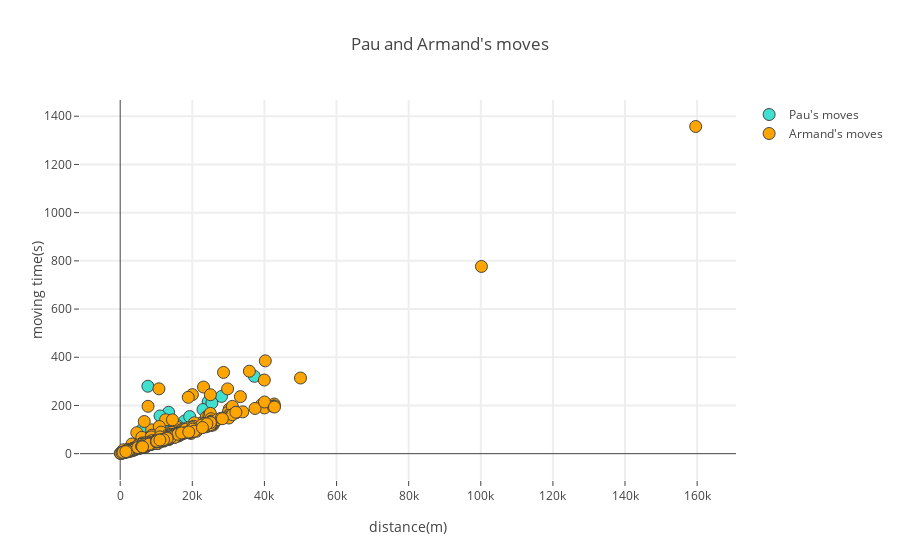

Here is the notebook cell this chart was saved with:
### Code cell
cf.go_offline()
trace_p = go.Scatter(
    x=moves['distance'][moves.athlete == 'P'],
    y=moves['moving_time'][moves.athlete == 'P'],
    mode='markers',
    marker=dict(size=12,
                line=dict(width=1),
                color='turquoise'
               ),
    name="Pau's moves"
    )
trace_a = go.Scatter(
    x=moves['distance'][moves.athlete == 'A'],
    y=moves['moving_time'][moves.athlete == 'A'],
    mode='markers',
    marker=dict(size=12,
                line=dict(width=1),
                color='orange'
               ),
    name="Armand's moves",
    )
data_comp = [trace_p, trace_a]

layout_comp = go.Layout(
    title="Pau and Armand's moves",
    hovermode='closest',
    xaxis=dict(
        title='distance(m)',
        ticklen=5,
        gridwidth=2,
    ),
    yaxis=dict(
        title='moving time(s)',
        ticklen=5,
        gridwidth=2,
    ),
)
fig_comp = go.Figure(data=data_comp, layout=layout_comp)
fig_comp.iplot(filename='ap3')

### Figure 1 — Plotly figure (JSON) as saved in the notebook; plotly's stock layout.template omitted (floating-point values rounded to 4 significant figures; data arrays with more than 128 entries replaced by an {"elided": "..."} marker saying what was removed)
{"data": [{"marker": {"color": "turquoise", "line": {"width": 1}, "size": 12}, "mode": "markers", "name": "Pau's moves", "type": "scatter", "uid": "6ccdc03c-8cbb-4cf4-9a57-ea19ff9670ad", "x": {"elided": "143 int values"}, "y": {"elided": "143 float values"}}, {"marker": {"color": "orange", "line": {"width": 1}, "size": 12}, "mode": "markers", "name": "Armand's moves", "type": "scatter", "uid": "a565314e-5dde-47a9-bc0e-0e3a1aa0fe4b", "x": {"elided": "670 int values"}, "y": {"elided": "670 float values"}}], "layout": {"hovermode": "closest", "title": {"text": "Pau and Armand's moves"}, "xaxis": {"gridwidth": 2, "ticklen": 5, "title": {"text": "distance(m)"}}, "yaxis": {"gridwidth": 2, "ticklen": 5, "title": {"text": "moving time(s)"}}}}
